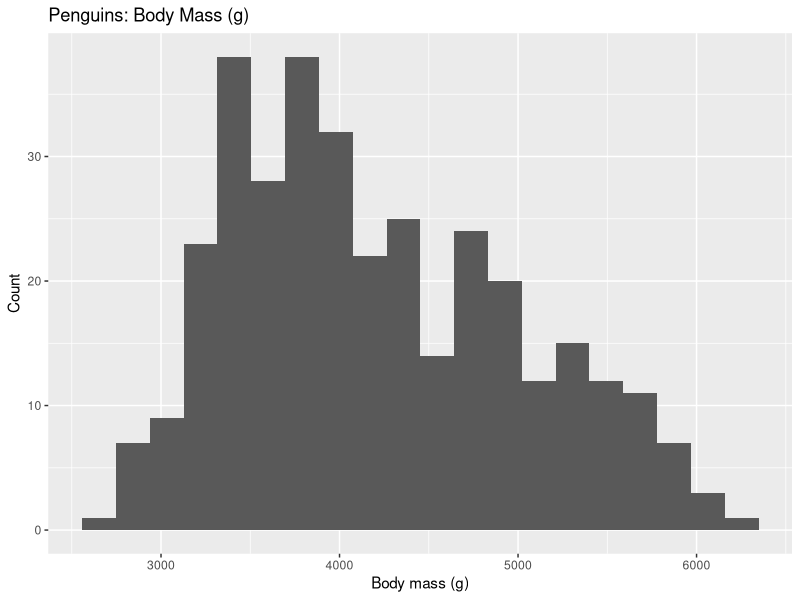
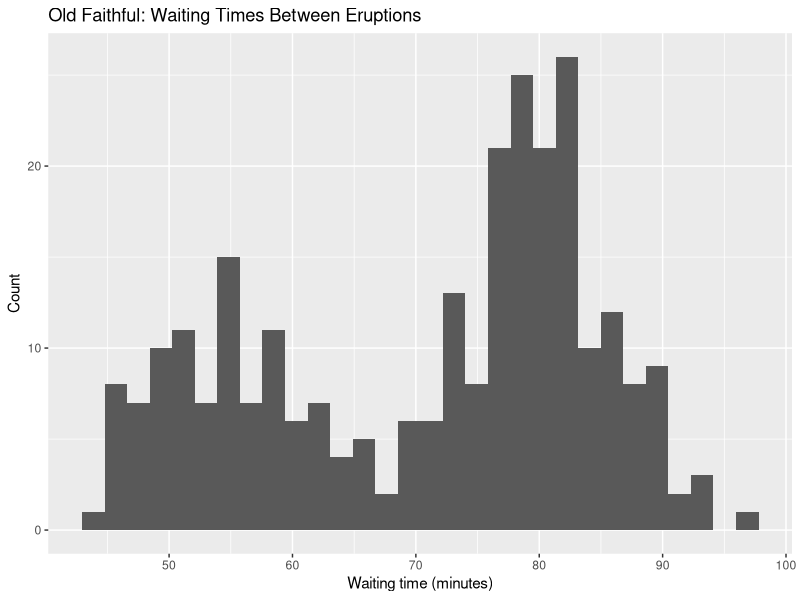
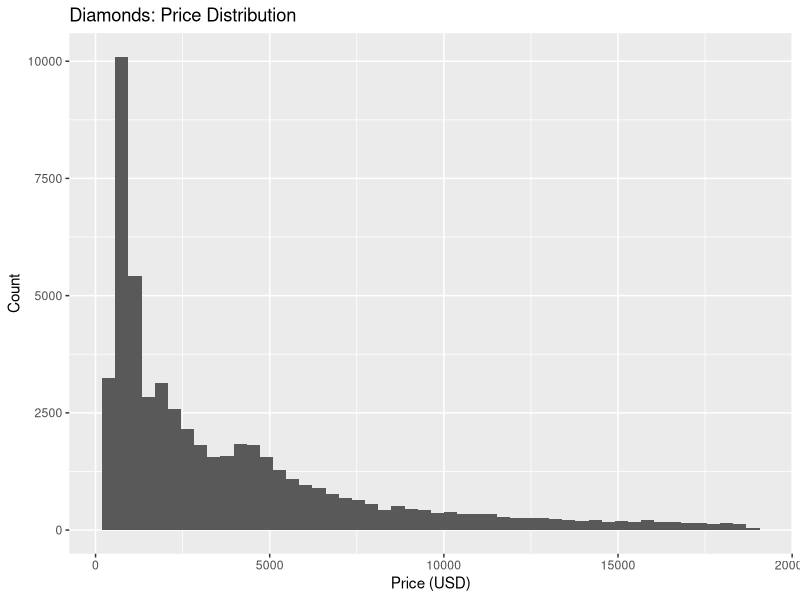
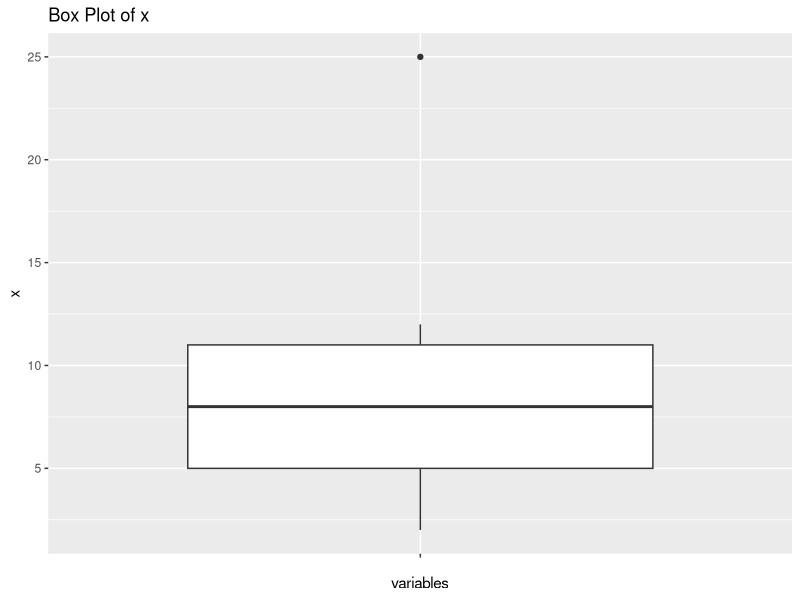

These figures' R source, in order:
## Lab4.R
## DATS1001 - Data Science for All
## STUDENT NAME: 
## DUE: Thursday, March 19th at 11:59 PM
library(palmerpenguins)
library(tidyverse)
library(ggplot2)

## Problem 1 (30 points) Describing Distributions
## First, let's start by plotting different distributions of data, then describe 
## the shape of the data that you see. What do you think is causing the shape?
## Be sure to answer in a comment.

## Part A (10 points) - Penguins and body mass
## Plot a histogram of the variable body_mass_g from the penguins data set. Set 
## bins = 20. Be sure to include graph labels. Describe the shape you see. What 
## do you think is causing the shape?
penguins |> 
  drop_na(body_mass_g) |> 
  ggplot(aes(x = body_mass_g)) +
  geom_histogram(bins = 20) +
  labs(
    title = "Penguins: Body Mass (g)",
    x = "Body mass (g)",
    y = "Count"
  )
## The shape has mutiple peaks
## Because this histogram includes multiple species with different typical body masses

## Part B (10 points) - Old Faithful Waiting Times
## Plot a histogram of the variable waiting from the faithful data set. Set 
## bins = 30. Be sure to include graph labels. Describe the shape you see. What 
## do you think is causing the shape?
faithful |>
  ggplot(aes(x = waiting)) +
  geom_histogram(bins = 30) +
  labs(
    title = "Old Faithful: Waiting Times Between Eruptions",
    x = "Waiting time (minutes)",
    y = "Count"
  )
## The shape is bimodal.
## Because it have two behavior: short waits and long waits.


## Part C (10 points) - Diamond Prices
## Plot a histogram of the variable price from the diamonds data set. Set
## bins = 50. Be sure to include graph labels. Describe the shape you see. What  
## do you think is causing the shape?
diamonds |>
  ggplot(aes(x = price)) +
  geom_histogram(bins = 50) +
  labs(
    title = "Diamonds: Price Distribution",
    x = "Price (USD)",
    y = "Count"
  )

## The shape has a long tail to the right
## Because most diamonds in this set have lower prices, only some diamonds are expensive


## Problem 2 (30 points) Measuring Distributions
## Below are two variables, x is a vector of integers, where data is a 
## tibble containing one column (our values in x). Some of the summary stat 
## functions in R will expect either a vector or a data frame/tibble.

x <- c(10, 2, 25, 8, 6, 12, 4) 
data <- tibble(x)

## Part A (8 points) - Summary Stats
## Calculate the following summary statistics:
## 1) median
## 2) Q1 and Q3
## 3) IQR
## 4) Lower and upper fences

## 1) median
med <- median(x)
med
## the medium is 8

## 2) Q1 and Q3
q1 <- quantile(x, 0.25, names = FALSE)
q3 <- quantile(x, 0.75, names = FALSE)
q1
q3
## Q1 is 5, Q3 is 11

## 3) IQR
iqr_val <- IQR(x)
iqr_val
## IQR is 6

## 4) Lower and upper fences
lower_fence <- q1 - 1.5 * iqr_val
upper_fence <- q3 + 1.5 * iqr_val
lower_fence
upper_fence
## lower fence is -4, upper fence is 20


## Part B (4 points) - Outlier Identification
## According to the statistics you calculated in part A, does this data set have 
## any potential outliers? If so, which data points? You may answer in a comment.

## Using the fences (-4, 20), any value > 20 or < -4 is a potential outlier.
## 25 is a potential outlier.


## Part C (8 points) - Box Plot
## Create a box plot of the given data, using geom_boxplot(). Be sure to include
## appropriate figure labels. Does the box plot you created match the summary 
## statistics you calculated in part A? Be sure to answer in a comment.
data |>
  ggplot(aes(x = "", y = x)) +
  geom_boxplot() +
  labs(
    title = "Box Plot of x",
    x = "variables",
    y = "x"
  )
## Yes it match with the given data



## Part D (5 points) - Standard Deviation
## Calculate the standard deviation of this data set. In plain English, what 
## does value this tell you about the data set at hand? You may answer in a 
## comment.
sd_val <- sd(x)
sd_val
## The standard deviation of this data set is 7.612646

## Part E (5 points) - Z-Scores
## Calculate the z-scores for each observation in the data set. According to 
## your z-scores, are any of these observations outliers? Is this different
## from what you observed in part B and C? Be sure to answer in a comment.
mean_val <- mean(x)
z_scores <- (x - mean_val) / sd_val
z_scores
## z-score for outlier is |z| > 2.
## The z score for 25 is 2.0267028, so it is a outlier.
